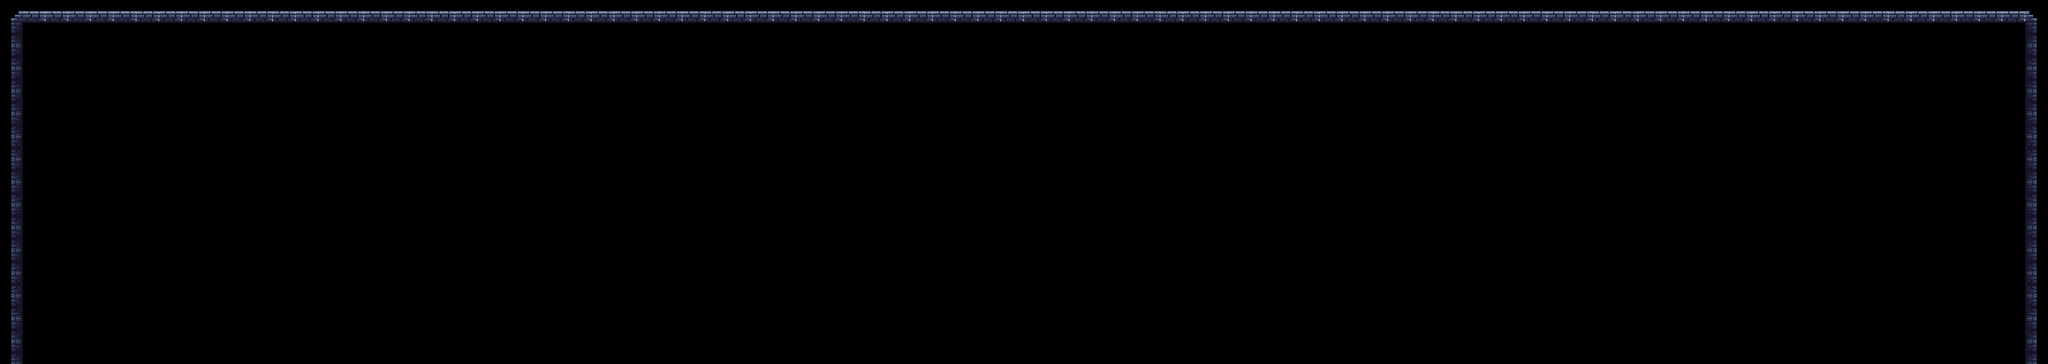

Tiled map render using the project's own tile images. Description and the whole map definition, tile-layer contents included, below:
An orthogonal 90x16 tile map with 32x32 px tiles, 1 tile layer (Calque de Tuiles 1).

<map version="1.10" tiledversion="1.10.1" orientation="orthogonal" renderorder="right-down" width="90" height="16" tilewidth="32" tileheight="32" infinite="0" nextlayerid="2" nextobjectid="1">
 <tileset firstgid="1" source="Dungeon.tsx" />
 <layer id="1" name="Calque de Tuiles 1" width="90" height="16">
  <data encoding="csv">
3,2,2,2,2,2,2,2,2,2,2,2,2,2,2,2,2,2,2,2,2,2,2,2,2,2,2,2,2,2,2,2,2,2,2,2,2,2,2,2,2,2,2,2,2,2,2,2,2,2,2,2,2,2,2,2,2,2,2,2,2,2,2,2,2,2,2,2,2,2,2,2,2,2,2,2,2,2,2,2,2,2,2,2,2,2,2,2,2,4,
10,0,0,0,0,0,0,0,0,0,0,0,0,0,0,0,0,0,0,0,0,0,0,0,0,0,0,0,0,0,0,0,0,0,0,0,0,0,0,0,0,0,0,0,0,0,0,0,0,0,0,0,0,0,0,0,0,0,0,0,0,0,0,0,0,0,0,0,0,0,0,0,0,0,0,0,0,0,0,0,0,0,0,0,0,0,0,0,0,11,
10,0,0,0,0,0,0,0,0,0,0,0,0,0,0,0,0,0,0,0,0,0,0,0,0,0,0,0,0,0,0,0,0,0,0,0,0,0,0,0,0,0,0,0,0,0,0,0,0,0,0,0,0,0,0,0,0,0,0,0,0,0,0,0,0,0,0,0,0,0,0,0,0,0,0,0,0,0,0,0,0,0,0,0,0,0,0,0,0,11,
10,0,0,0,0,0,0,0,0,0,0,0,0,0,0,0,0,0,0,0,0,0,0,0,0,0,0,0,0,0,0,0,0,0,0,0,0,0,0,0,0,0,0,0,0,0,0,0,0,0,0,0,0,0,0,0,0,0,0,0,0,0,0,0,0,0,0,0,0,0,0,0,0,0,0,0,0,0,0,0,0,0,0,0,0,0,0,0,0,11,
10,0,0,0,0,0,0,0,0,0,0,0,0,0,0,0,0,0,0,0,0,0,0,0,0,0,0,0,0,0,0,0,0,0,0,0,0,0,0,0,0,0,0,0,0,0,0,0,0,0,0,0,0,0,0,0,0,0,0,0,0,0,0,0,0,0,0,0,0,0,0,0,0,0,0,0,0,0,0,0,0,0,0,0,0,0,0,0,0,11,
10,0,0,0,0,0,0,0,0,0,0,0,0,0,0,0,0,0,0,0,0,0,0,0,0,0,0,0,0,0,0,0,0,0,0,0,0,0,0,0,0,0,0,0,0,0,0,0,0,0,0,0,0,0,0,0,0,0,0,0,0,0,0,0,0,0,0,0,0,0,0,0,0,0,0,0,0,0,0,0,0,0,0,0,0,0,0,0,0,11,
10,0,0,0,0,0,0,0,0,0,0,0,0,0,0,0,0,0,0,0,0,0,0,0,0,0,0,0,0,0,0,0,0,0,0,0,0,0,0,0,0,0,0,0,0,0,0,0,0,0,0,0,0,0,0,0,0,0,0,0,0,0,0,0,0,0,0,0,0,0,0,0,0,0,0,0,0,0,0,0,0,0,0,0,0,0,0,0,0,11,
10,0,0,0,0,0,0,0,0,0,0,0,0,0,0,0,0,0,0,0,0,0,0,0,0,0,0,0,0,0,0,0,0,0,0,0,0,0,0,0,0,0,0,0,0,0,0,0,0,0,0,0,0,0,0,0,0,0,0,0,0,0,0,0,0,0,0,0,0,0,0,0,0,0,0,0,0,0,0,0,0,0,0,0,0,0,0,0,0,11,
10,0,0,0,0,0,0,0,0,0,0,0,0,0,0,0,0,0,0,0,0,0,0,0,0,0,0,0,0,0,0,0,0,0,0,0,0,0,0,0,0,0,0,0,0,0,0,0,0,0,0,0,0,0,0,0,0,0,0,0,0,0,0,0,0,0,0,0,0,0,0,0,0,0,0,0,0,0,0,0,0,0,0,0,0,0,0,0,0,11,
10,0,0,0,0,0,0,0,0,0,0,0,0,0,0,0,0,0,0,0,0,0,0,0,0,0,0,0,0,0,0,0,0,0,0,0,0,0,0,0,0,0,0,0,0,0,0,0,0,0,0,0,0,0,0,0,0,0,0,0,0,0,0,0,0,0,0,0,0,0,0,0,0,0,0,0,0,0,0,0,0,0,0,0,0,0,0,0,0,11,
10,0,0,0,0,0,0,0,0,0,0,0,0,0,0,0,0,0,0,0,0,0,0,0,0,0,0,0,0,0,0,0,0,0,0,0,0,0,0,0,0,0,0,0,0,0,0,0,0,0,0,0,0,0,0,0,0,0,0,0,0,0,0,0,0,0,0,0,0,0,0,0,0,0,0,0,0,0,0,0,0,0,0,0,0,0,0,0,0,11,
10,0,0,0,0,0,0,0,0,0,0,0,0,0,0,0,0,0,0,0,0,0,0,0,0,0,0,0,0,0,0,0,0,0,0,0,0,0,0,0,0,0,0,0,0,0,0,0,0,0,0,0,0,0,0,0,0,0,0,0,0,0,0,0,0,0,0,0,0,0,0,0,0,0,0,0,0,0,0,0,0,0,0,0,0,0,0,0,0,11,
10,0,0,0,0,0,0,0,0,0,0,0,0,0,0,0,0,0,0,0,0,0,0,0,0,0,0,0,0,0,0,0,0,0,0,0,0,0,0,0,0,0,0,0,0,0,0,0,0,0,0,0,0,0,0,0,0,0,0,0,0,0,0,0,0,0,0,0,0,0,0,0,0,0,0,0,0,0,0,0,0,0,0,0,0,0,0,0,0,11,
10,0,0,0,0,0,0,0,0,0,0,0,0,0,0,0,0,0,0,0,0,0,0,0,0,0,0,0,0,0,0,0,0,0,0,0,0,0,0,0,0,0,0,0,0,0,0,0,0,0,0,0,0,0,0,0,0,0,0,0,0,0,0,0,0,0,0,0,0,0,0,0,0,0,0,0,0,0,0,0,0,0,0,0,0,0,0,0,0,11,
10,0,0,0,0,0,0,0,0,0,0,0,0,0,0,0,0,0,0,0,0,0,0,0,0,0,0,0,0,0,0,0,0,0,0,0,0,0,0,0,0,0,0,0,0,0,0,0,0,0,0,0,0,0,0,0,0,0,0,0,0,0,0,0,0,0,0,0,0,0,0,0,0,0,0,0,0,0,0,0,0,0,0,0,0,0,0,0,0,11,
10,0,0,0,0,0,0,0,0,0,0,0,0,0,0,0,0,0,0,0,0,0,0,0,0,0,0,0,0,0,0,0,0,0,0,0,0,0,0,0,0,0,0,0,0,0,0,0,0,0,0,0,0,0,0,0,0,0,0,0,0,0,0,0,0,0,0,0,0,0,0,0,0,0,0,0,0,0,0,0,0,0,0,0,0,0,0,0,0,11
</data>
 </layer>
</map>
